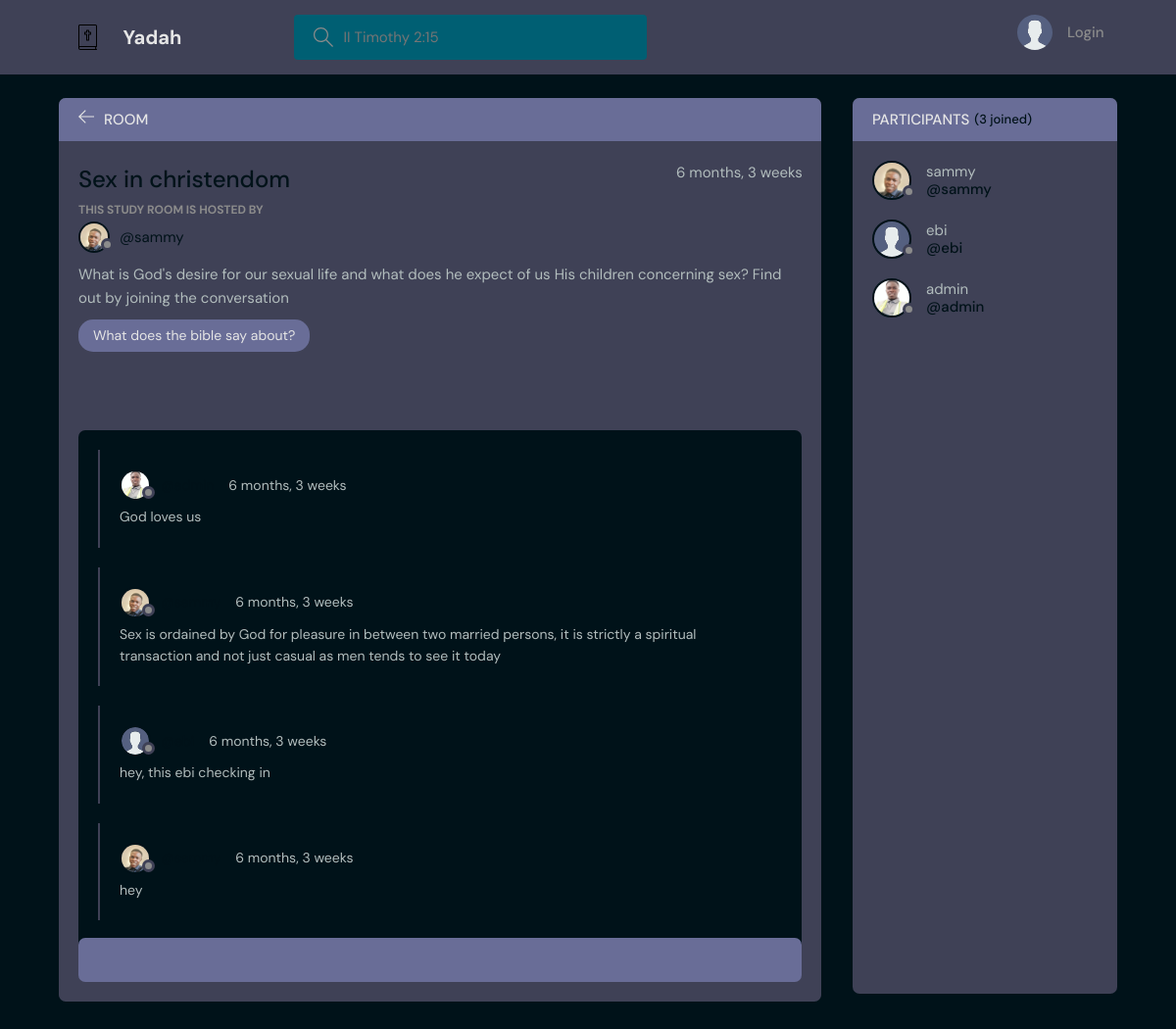
The page /room/1/ on the database its author committed.
### base/models.py (models this page shows, shortened)
class Room(models.Model):
    host = models.ForeignKey(User, on_delete=models.SET_NULL, null=True)
    topic = models.ForeignKey(Topic, on_delete=models.SET_NULL, null=True)
    name = models.CharField(max_length=200)
    description = models.TextField(max_length=180, null=True, blank=True)
    participants = models.ManyToManyField(User, related_name='participants', blank=True)
    updated = models.DateTimeField(auto_now=True)
    created = models.DateTimeField(auto_now_add=True)
    class Meta:
        ordering = ['-updated', '-created']

class User(AbstractUser):
    name = models.CharField(max_length=100, null=True)
    email = models.EmailField(null=True, unique=True)
    bio = models.TextField(null=True)
    avatar = models.ImageField(null=True, default="avatar.svg")
    USERNAME_FIELD = 'email'
    REQUIRED_FIELDS = []

class Topic(models.Model):
    name = models.CharField(max_length=200)
    def __str__(self):
        return self.name

class Message(models.Model):
    user = models.ForeignKey(User, on_delete=models.CASCADE)
    room = models.ForeignKey(Room, on_delete=models.CASCADE)
    body = models.TextField()
    updated = models.DateTimeField(auto_now=True)
    created = models.DateTimeField(auto_now_add=True)
    class Meta:
        ordering = ['-updated', '-created']

### base/views.py (the view, shortened to what this page needs)
# urls.py: path('room/<str:pk>/', views.room, name="room"),
def room(request, pk):
    room = Room.objects.get(id=pk)
    room_messages = room.message_set.all()
    participants = room.participants.all()
    context = {'room': room, 'room_messages': room_messages, 'participants': participants}
    return render(request, 'base/room.html', context)

### base/templates/base/room.html (shortened to what this page needs)
{% extends 'main.html' %}
{% block content %}
    <main class="profile-page layout layout--2">
      <div class="container">
        <div class="room">
          <div class="room__top">
            <div class="room__topLeft">
              <a href="{% url 'home' %}">
                <svg version="1.1" xmlns="http://www.w3.org/2000/svg" width="32" height="32" viewBox="0 0 32 32">
                  <title>arrow-left</title>
                  <path
                    d="M13.723 2.286l-13.723 13.714 13.719 13.714 1.616-1.611-10.96-10.96h27.625v-2.286h-27.625l10.965-10.965-1.616-1.607z"
                  ></path>
                </svg>
              </a>
              <h3>Room</h3>
            </div>
          </div>
          <div class="room__box scroll">
            <div class="room__header scroll">
              <div class="room__info">
                <h3>{{room.name}}</h3>
                <span>{{room.created|timesince}}</span>
              </div>
              <div class="room__hosted">
                <p>This Study Room Is Hosted By</p>
                <a href="{% url 'user-profile' room.host.id %}" class="room__author">
                  <div class="avatar avatar--small">
                    <img src="{{room.host.avatar.url}}" />
                  </div>
                  <span>@{{room.host.username}}</span>
                </a>
              </div>
              <div class="room__details">
                {{room.description}}
              </div>
              <span class="room__topics">{{room.topic}}</span>
            </div>
            <div class="room__conversation">
              <div class="threads scroll">
                {% for message in room_messages  %}
                <div class="thread">
                  <div class="thread__top">
                    <div class="thread__author">
                      <a href="{% url 'user-profile' message.user.id %}" class="thread__authorInfo">
                        <div class="avatar avatar--small">
                          <img src="{{message.user.avatar.url}}" />
                        </div>
                        <span>@{{message.user.username}}</span>
                      </a>
                      <span class="thread__date">{{message.created|timesince}}</span>
                    </div>
                  </div>
                  <div class="thread__details">
                 {{message.body}}
                  </div>
                </div>
                {% endfor %}
              </div>
            </div>
          </div>
          <div class="room__message">
            <form action="" method='POST'>
              <input name="body" placeholder"Write your message here..." />
            </form>
          </div>
        </div>
        <div class="participants">
          <h3 class="participants__top">Participants <span>({{participants.count}} joined)</span></h3>
          <div class="participants__list scroll">
            {% for user in participants  %}
            <a href="{% url 'user-profile' user.id %}" class="participant">
              <div class="avatar avatar--medium">
                <img src="{{user.avatar.url}}" />
              </div>
              <p>
                {{user.username}}
                <span>@{{user.username}}</span>
              </p>
            </a>
            {% endfor %}
          </div>
        </div>
      </div>
    </main>
    {% endblock content %}

### rows shown on the page
Room: name "Sex in christendom", created "6 months, 3 weeks", host.avatar (picture), host.username "sammy", description "What is God's desire for our sexual life and what does he expect of us His children concerning sex? Find out by joining the conversation", topic "What does the bible say about?"
Message: user.avatar (picture), created "6 months, 3 weeks", body "God loves us"
Message: user.avatar (picture), created "6 months, 3 weeks", body "Sex is ordained by God for pleasure in between two married persons, it is strictly a spiritual transaction and not just casual as men tends to see it today"
Message: user.avatar (placeholder picture), created "6 months, 3 weeks", body "hey, this ebi checking in"
Message: user.avatar (picture), created "6 months, 3 weeks", body "hey"
User: avatar (picture), username "sammy"
User: avatar (placeholder picture), username "ebi"
User: avatar (picture), username "admin"

### other values the page prints
{{ participants.count }} "3"
